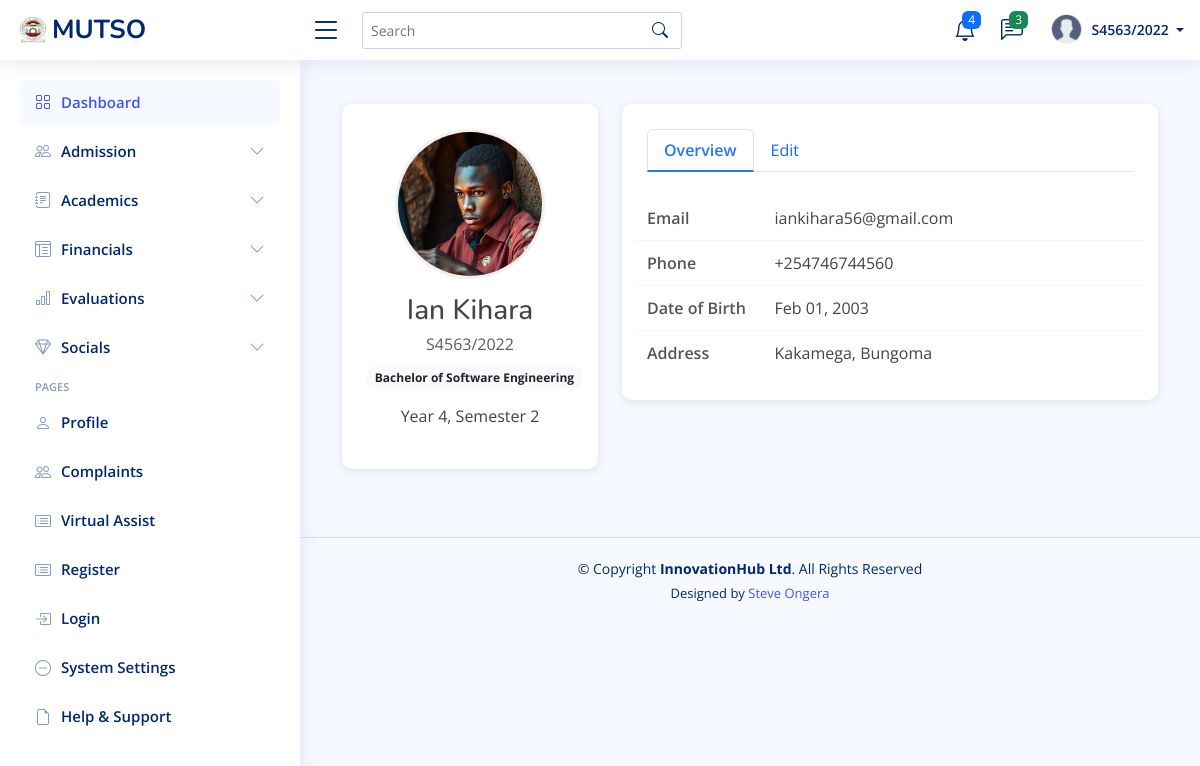
/profile/ (signed in), run on an earlier commit of the app's database.
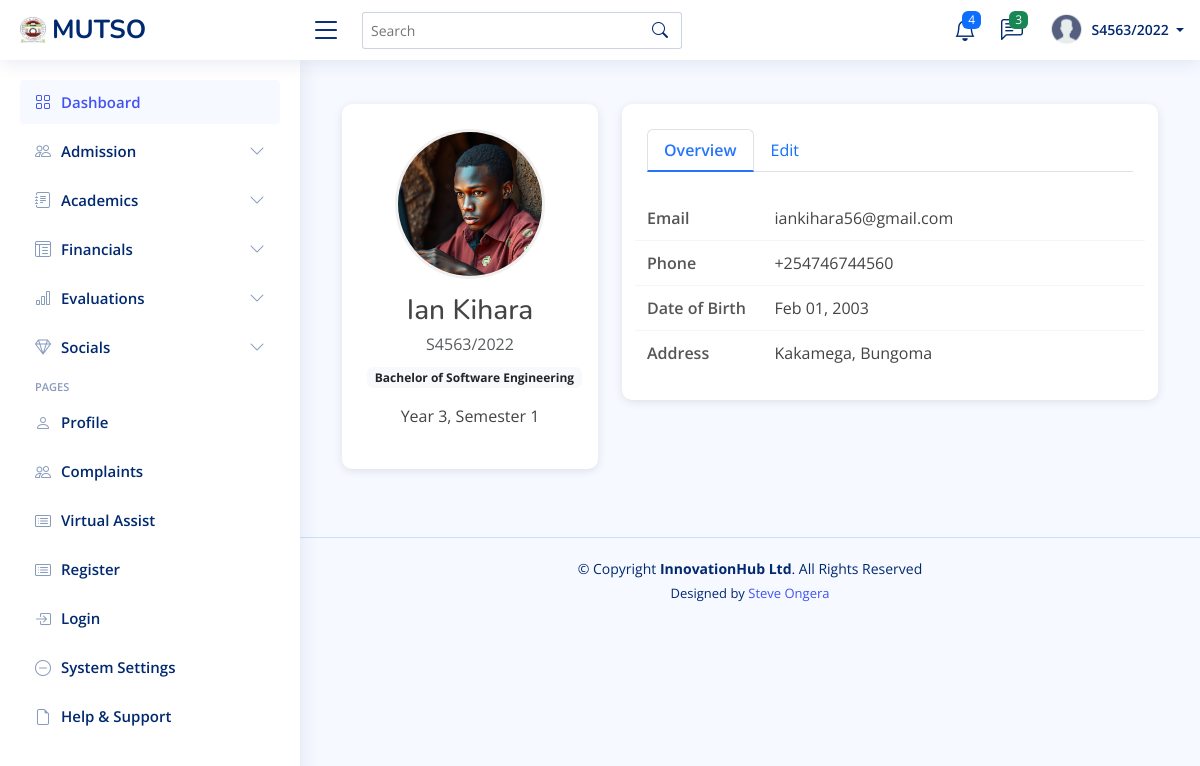
And on a later commit of the database.
### students_portal/models.py (models this page shows, shortened)
class User(AbstractUser):
    USER_TYPES = (
        ('student', 'Student'),
        ('lecturer', 'Lecturer'),
        ('admin', 'Administrator'),
        ('staff', 'Administrative Staff'),
        ('finance', 'Finance Officer'),
    )
    user_type = models.CharField(max_length=20, choices=USER_TYPES)
    is_verified = models.BooleanField(default=False)
    status = models.CharField(max_length=20, choices=[
        ('active', 'Active'),
        ('inactive', 'Inactive'),
        ('suspended', 'Suspended'),
    ], default='active')
    phone_number = models.CharField(max_length=15, blank=True, null=True)
    last_password_change = models.DateTimeField(default=timezone.now)
    password_reset_token = models.CharField(max_length=100, blank=True, null=True)
    password_reset_token_expiry = models.DateTimeField(blank=True, null=True)
    created_at = models.DateTimeField(auto_now_add=True)
    updated_at = models.DateTimeField(auto_now=True)

class Student(models.Model):
    registration_number = models.CharField(max_length=20, unique=True)
    first_name = models.CharField(max_length=100)
    last_name = models.CharField(max_length=100)
    middle_name = models.CharField(max_length=100, blank=True, null=True)
    id_number = models.CharField(max_length=20, blank=True, null=True)
    profile_picture = models.ImageField(upload_to='lecturer_profiles/', blank=True, null=True)
    programme = models.ForeignKey(Programme, on_delete=models.CASCADE, related_name='students')
    current_year = models.IntegerField()
    current_semester = models.IntegerField()
    date_of_admission = models.DateField()
    expected_graduation_date = models.DateField(blank=True, null=True)
    date_of_birth = models.DateField(blank=True, null=True)
    gender = models.CharField(max_length=10, choices=[
        ('M', 'Male'),
        ('F', 'Female'),
        ('O', 'Other')
    ], blank=True, null=True)
    email = models.EmailField(blank=True, null=True)
    phone_number = models.CharField(max_length=15, blank=True, null=True)
    religion = models.CharField(max_length=50, blank=True, null=True)
    county = models.CharField(max_length=50, blank=True, null=True)
    town = models.CharField(max_length=50, blank=True, null=True)
    postal_address = models.CharField(max_length=100, blank=True, null=True)
    postal_code = models.CharField(max_length=10, blank=True, null=True)
    parent_name = models.CharField(max_length=100, blank=True, null=True)
    parent_phone = models.CharField(max_length=15, blank=True, null=True)
    emergency_contact_name = models.CharField(max_length=100, blank=True, null=True)
    emergency_contact_relationship = models.CharField(max_length=50, blank=True, null=True)
    emergency_contact_phone = models.CharField(max_length=15, blank=True, null=True)
    is_active = models.BooleanField(default=True)
    status = models.CharField(max_length=20, choices=[
        ('active', 'Active'),
        ('inactive', 'Inactive'),
        ('graduated', 'Graduated'),
        ('deferred', 'Deferred'),
        ('suspended', 'Suspended'),
        ('transferred', 'Transferred'),
        ('withdrawn', 'Withdrawn')
    ], default='active')
    entry_mode = models.CharField(max_length=20, choices=[
        ('government_sponsored', 'Government-Sponsored'),
        ('self_sponsored', 'Self-Sponsored'),
        ('parallel', 'Parallel'),
        ('exchange', 'Exchange'),
        ('transfer', 'Transfer')
    ], default='government_sponsored')
    scholarship_info = models.TextField(blank=True, null=True)
    created_at = models.DateTimeField(auto_now_add=True)
    updated_at = models.DateTimeField(auto_now=True)
    def get_full_name(self):
        if self.middle_name:
            return f"{self.first_name} {self.middle_name} {self.last_name}"
        return f"{self.first_name} {self.last_name}"

class Programme(models.Model):
    name = models.CharField(max_length=200)
    code = models.CharField(max_length=20, unique=True)
    department = models.ForeignKey(Department, on_delete=models.CASCADE, related_name='programmes')
    duration_years = models.IntegerField()
    semesters_per_year = models.IntegerField(default=2)
    description = models.TextField(blank=True, null=True)

### students_portal/views.py (the view)
# urls.py: path('profile/', views.student_profile_view, name='student_profile'),
@login_required
def student_profile_view(request):
    try:
        student = Student.objects.get(registration_number=request.user.username)
        if request.method == 'POST':
            form = StudentProfileUpdateForm(
                request.POST,
                request.FILES,
                instance=student
            )
            if 'remove_profile_image' in request.POST:
                if student.profile_picture:
                    old_image = student.profile_picture.path if student.profile_picture else None
                    student.profile_picture = None  # Clear the field
                    student.save()  # Save the change
                    if old_image and os.path.isfile(old_image):
                        import os
                        os.remove(old_image)
                    messages.success(request, 'Profile picture removed successfully')
                else:
                    messages.info(request, 'No profile picture to remove')
                return redirect('student_profile')
            if form.is_valid():
                updated_student = form.save(commit=True)
                changed_fields = []
                for field in form.changed_data:
                    if field != 'profile_picture':  # Skip the image field in this check
                        changed_fields.append(field)
                if changed_fields:
                    messages.success(request, f'Profile updated successfully. Changed fields: {", ".join(changed_fields)}')
                elif 'profile_picture' in form.changed_data:
                    messages.success(request, 'Profile picture updated successfully')
                else:
                    messages.info(request, 'No changes were made to your profile')
                return redirect('student_profile')
            else:
                print(f"Form errors: {form.errors}")
                for field, errors in form.errors.items():
                    for error in errors:
                        messages.error(request, f'{field.replace("_", " ").title()}: {error}')
        else:
            form = StudentProfileUpdateForm(instance=student)
        context = {
            'student': student,
            'form': form
        }
        return render(request, 'students/profile.html', context)
    except Student.DoesNotExist:
        messages.error(request, "Student record not found. Please contact administration.")
        return redirect('student_dashboard')
    except Exception as e:
        messages.error(request, f"An error occurred: {str(e)}")
        print(f"Error in student_profile_view: {str(e)}")
        return redirect('student_dashboard')

### templates/students/profile.html (shortened to what this page needs)
{% extends "base/base.html" %}
{% load static %}
{% block content %}
<div class="container py-4">
  <div class="row">
    <div class="col-md-4 mb-4">
      <div class="profile-card">
        {% if student.profile_picture %}
          <img src="{{ student.profile_picture.url }}" alt="Profile" class="profile-img">
        {% else %}
          <img src="{% static 'assets/img/profile.png' %}" alt="Profile" class="profile-img">
        {% endif %}
        <h3 class="mb-1">{{ student.get_full_name }}</h3>
        <p class="text-muted mb-2">{{ student.registration_number }}</p>
        <p class="badge bg-light text-dark">{{ student.programme.name }}</p>
        <p>Year {{ student.current_year }}, Semester {{ student.current_semester }}</p>
      </div>
    </div>
    <div class="col-md-8">
      <div class="info-card">
        <ul class="nav nav-tabs mb-4">
          <li class="nav-item">
            <button class="nav-link active" data-bs-toggle="tab" data-bs-target="#overview">Overview</button>
          </li>
          <li class="nav-item">
            <button class="nav-link" data-bs-toggle="tab" data-bs-target="#edit">Edit</button>
          </li>
        </ul>
        <div class="tab-content">
          <div class="tab-pane fade show active" id="overview">
            <div class="info-row row">
              <div class="col-md-3 label">Email</div>
              <div class="col-md-9">{{ student.email|default:"Not provided" }}</div>
            </div>
            <div class="info-row row">
              <div class="col-md-3 label">Phone</div>
              <div class="col-md-9">{{ student.phone_number|default:"Not provided" }}</div>
            </div>
            <div class="info-row row">
              <div class="col-md-3 label">Date of Birth</div>
              <div class="col-md-9">{{ student.date_of_birth|date:"M d, Y"|default:"Not provided" }}</div>
            </div>
            <div class="info-row row">
              <div class="col-md-3 label">Address</div>
              <div class="col-md-9">
                {{ student.town|default:"" }}{% if student.town and student.county %}, {% endif %}
                {{ student.county|default:"Not provided" }}
              </div>
            </div>
          </div>
        </div>
      </div>
    </div>
  </div>
</div>
{% endblock %}

### templates/base/base.html (shortened to what this page needs)
{% load static %}
<!DOCTYPE html>
<html lang="en">
<head>
  <link href="{% static 'assets/vendor/bootstrap/css/bootstrap.min.css'%}" rel="stylesheet">
  <link href="{% static 'assets/vendor/bootstrap-icons/bootstrap-icons.css'%}" rel="stylesheet">
  <link href="{% static 'assets/vendor/boxicons/css/boxicons.min.css'%}" rel="stylesheet">
  <link href="{% static 'assets/vendor/quill/quill.snow.css'%}" rel="stylesheet">
  <link href="{% static 'assets/vendor/quill/quill.bubble.css'%}" rel="stylesheet">
  <link href="{% static 'assets/vendor/remixicon/remixicon.css'%}" rel="stylesheet">
  <link href="{% static 'assets/vendor/simple-datatables/style.css'%}" rel="stylesheet">
  <link rel="stylesheet" href="https://cdnjs.cloudflare.com/ajax/libs/font-awesome/6.5.1/css/all.min.css">
<link href="https://cdn.jsdelivr.net/npm/bootstrap-icons/font/bootstrap-icons.css" rel="stylesheet">
  <link href="{% static 'assets/css/style.css'%}" rel="stylesheet">
  <link href="{% static 'assets/css/extra.css'%}" rel="stylesheet">
  <link href="{% static 'assets/css/messages.css'%}" rel="stylesheet">
</head>
  <body>
    {% include "base/navbar.html" %}
    {% if request.user.user_type == 'admin' %}
        {% include "base/sidebars/admin_sidebar.html" %}
    {% elif request.user.user_type == 'staff' %}
        {% include "base/sidebars/staff_sidebar.html" %}
    {% elif request.user.user_type == 'finance' %}
        {% include "base/sidebars/finance_sidebar.html" %}
    {% elif request.user.user_type == 'lecturer' %}
        {% include "base/sidebars/lecturer_sidebar.html" %}
    {% else %}
        {% include "base/sidebars/student_sidebar.html" %}
    {% endif %}
    <main id="main" class="main">
        {% block content %}{% endblock %}
    </main>
    {% include 'base/footer.html'%}
 </body>
</html>

### templates/base/navbar.html (shortened to what this page needs)
{% load static %}
<header id="header" class="header fixed-top d-flex align-items-center">
    <div class="d-flex align-items-center justify-content-between">
      {% if request.user.is_staff %}
        <a href="#" class="logo d-flex align-items-center">
        {% else %}
        <a href="#" class="logo d-flex align-items-center">
      {% endif %}
        <img src="{% static 'assets/img/logo.png'%}" alt="">
        <span class="d-none d-lg-block">MUTSO</span>
      </a>
      <i class="bi bi-list toggle-sidebar-btn"></i>
    </div>
    <div class="search-bar">
      <form class="search-form d-flex align-items-center" method="POST" action="#">
        <input type="text" name="query" placeholder="Search" title="Enter search keyword">
        <button type="submit" title="Search"><i class="bi bi-search"></i></button>
      </form>
    </div>
    <nav class="header-nav ms-auto">
      <ul class="d-flex align-items-center">
        <li class="nav-item dropdown">
          <a class="nav-link nav-icon" href="#" data-bs-toggle="dropdown">
            <i class="bi bi-bell"></i>
            <span class="badge bg-primary badge-number">4</span>
          </a>
            </li>
          </ul>
        <li class="nav-item dropdown">
          <a class="nav-link nav-icon" href="#" data-bs-toggle="dropdown">
            <i class="bi bi-chat-left-text"></i>
            <span class="badge bg-success badge-number">3</span>
          </a>
        </li>
        <li class="nav-item dropdown pe-3">
          <a class="nav-link nav-profile d-flex align-items-center pe-0" href="#" data-bs-toggle="dropdown">
            <img src="{% static 'assets/img/profile.png'%}" alt="Profile" class="rounded-circle">
            <span class="d-none d-md-block dropdown-toggle ps-2">
              {% if user.is_authenticated %}
                   {{ user.username }}
              {% else %}
                  Admin
              {% endif %}
            </span>
          </a>
        </li>
    </nav>
  </header>

### templates/base/sidebars/student_sidebar.html (shortened to what this page needs)
{% load static %}
<aside id="sidebar" class="sidebar">
    <ul class="sidebar-nav" id="sidebar-nav">
      <li class="nav-item">
        <a class="nav-link " href="{% url 'student_dashboard'%}">
          <i class="bi bi-grid"></i>
          <span>Dashboard</span>
        </a>
      </li>
      <li class="nav-item">
        <a class="nav-link collapsed" data-bs-target="#staff-nav" data-bs-toggle="collapse" href="#">
          <i class="bi bi-people"></i><span>Admission</span><i class="bi bi-chevron-down ms-auto"></i>
        </a>
      </li>
      <li class="nav-item">
        <a class="nav-link collapsed" data-bs-target="#forms-nav" data-bs-toggle="collapse" href="#">
          <i class="bi bi-journal-text"></i><span>Academics</span><i class="bi bi-chevron-down ms-auto"></i>
        </a>
      </li>
      <li class="nav-item">
        <a class="nav-link collapsed" data-bs-target="#tables-nav" data-bs-toggle="collapse" href="#">
          <i class="bi bi-layout-text-window-reverse"></i><span>Financials</span><i class="bi bi-chevron-down ms-auto"></i>
        </a>
      </li>
      <li class="nav-item">
        <a class="nav-link collapsed" data-bs-target="#charts-nav" data-bs-toggle="collapse" href="#">
          <i class="bi bi-bar-chart"></i><span>Evaluations</span><i class="bi bi-chevron-down ms-auto"></i>
        </a>
      </li>
      <li class="nav-item">
        <a class="nav-link collapsed" data-bs-target="#icons-nav" data-bs-toggle="collapse" href="#">
          <i class="bi bi-gem"></i><span>Socials </span><i class="bi bi-chevron-down ms-auto"></i>
        </a>
      </li>
      <li class="nav-heading">Pages</li>
      <li class="nav-item">
        <a class="nav-link collapsed" href="{% url 'student_profile'%}">
          <i class="bi bi-person"></i>
          <span>Profile</span>
        </a>
      </li>
      <li class="nav-item">
        <a class="nav-link collapsed" data-bs-target="#tb-nav"  href="#">
          <i class="bi bi-people"></i><span>Complaints</span>
        </a>
      </li>
      <li class="nav-item">
        <a class="nav-link collapsed" href="#">
          <i class="bi bi-card-list"></i>
          <span>Virtual Assist</span>
        </a>
      </li>
      <li class="nav-item">
        <a class="nav-link collapsed" href="#">
          <i class="bi bi-card-list"></i>
          <span>Register</span>
        </a>
      </li>
      <li class="nav-item">
        <a class="nav-link collapsed" href="#">
          <i class="bi bi-box-arrow-in-right"></i>
          <span>Login</span>
        </a>
      </li>
      <li class="nav-item">
        <a class="nav-link collapsed" href="#">
          <i class="bi bi-dash-circle"></i>
          <span>System Settings</span>
        </a>
      </li>
      <li class="nav-item">
        <a class="nav-link collapsed" href="#">
          <i class="bi bi-file-earmark"></i>
          <span>Help & Support</span>
        </a>
      </li>
    </ul>
</aside>

### templates/base/footer.html (shortened to what this page needs)
{% load static %}
  <footer id="footer" class="footer">
    <div class="copyright">
      &copy; Copyright <strong><span>InnovationHub Ltd</span></strong>. All Rights Reserved
    </div>
    <div class="credits">
      Designed by <a href="https://steve-ongera.com/">Steve Ongera</a>
    </div>
  </footer>

What changed in the data, as far as the page shows it:
changed Student "Ian Kihara": current_year "4" → "3"; current_semester "2" → "1"
